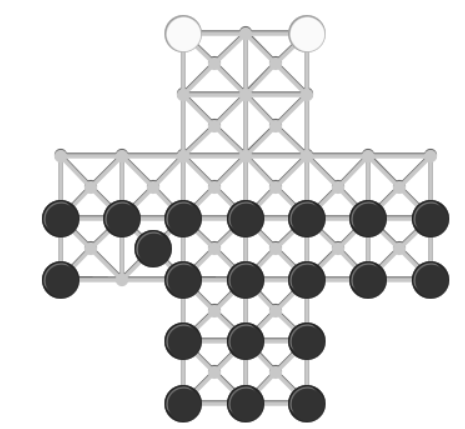
#> input picture Pycharm projekt/Gaasetavl/Images/Gaasetavl.png, 465 x 429 px
$ python LineDetection.py
#> lines starting #> are read from the running program, lines starting #| are printed output that depends on the picture; after the words box and inside, x2 and y2 are one past the last pixel; in counts of white or black regions, pixels touching at a corner belong together
import cv2 as cv
import numpy as np
import math

# Read the original image in color
im = cv.imread("../Gaasetavl/Images/Gaasetavl.png")
#> im is the input picture: shape (429, 465, 3); min 32, max 255, mean 224.1

# Convert to grayscale and threshold
gray = cv.cvtColor(im, cv.COLOR_BGR2GRAY)
ret, bw_img = cv.threshold(gray, 195, 255, cv.THRESH_BINARY)
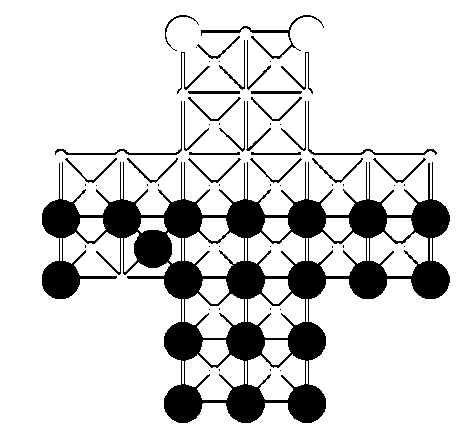
#> bw_img: shape (429, 465); 83.9% white; 61 black regions (35 under 20 px), largest, box (x1, y1, x2, y2) and area: (42, 162, 450, 423) 27954, (201, 15, 324, 59) 495, (308, 101, 437, 155) 329

# Perform edge detection using Canny
edges = cv.Canny(bw_img, 100, 200, apertureSize=5)
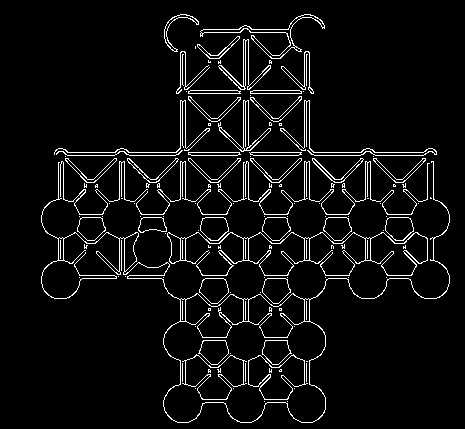
#> edges: shape (429, 465); 5.4% white in thin lines or dots, all inside (x1, y1, x2, y2) = (41, 14, 450, 423)

# Create a copy of the original image to draw lines on
im_with_lines = im.copy()  # Use the color image here

# Apply Probabilistic Hough Line Transform
min_line_length = 10
max_line_gap = 70     # Adjust the maximum gap allowed between line segments to be considered a single line

linesP = cv.HoughLinesP(edges, 1, np.pi / 180, threshold=70, minLineLength=min_line_length, maxLineGap=max_line_gap)
#> linesP = 43 rows, first 6: [67, 155, 423, 155], [54, 152, 436, 152], [173, 17, 446, 290], [171, 19, 444, 292], [243, 422, 243, 26], [185, 422, 185, 14]

if linesP is not None:
    prev_x1 = 0
    prev_y1 = 0
    for line in linesP:
        x1, y1, x2, y2 = line[0]
        # Draw the detected line segments on the copy of the color image
        cv.line(im_with_lines, (x1, y1), (x2, y2), (0, 0, 255), 5)  # Red color for lines
#> this loop made 43 passes
#> (x1, y1, x2, y2) on passes 1 to 12: (67, 155, 423, 155), (54, 152, 436, 152), (173, 17, 446, 290), (171, 19, 444, 292), (243, 422, 243, 26), (185, 422, 185, 14), (245, 422, 245, 25), (309, 422, 309, 14), (248, 422, 248, 26), (42, 275, 449, 275), (304, 422, 304, 14), (182, 422, 182, 14)
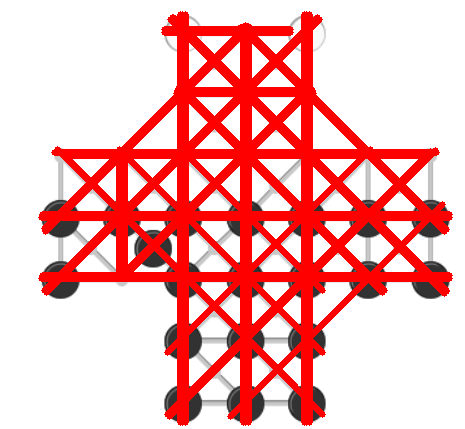
#> im_with_lines: shape (429, 465, 3); mean B, G, R 179.6, 179.6, 245.8

# Save the modified copy with lines drawn
cv.imwrite('detected_lines.png', im_with_lines)

# Display the modified copy with detected lines
cv.imshow("Detected Lines", im_with_lines)
print(linesP)
#> (printed output is left out)
cv.waitKey(0)
cv.destroyAllWindows()

$ run again, with Pycharm projekt/Gaasetavl/Images/image.png copied over Pycharm projekt/Gaasetavl/Images/Gaasetavl.png
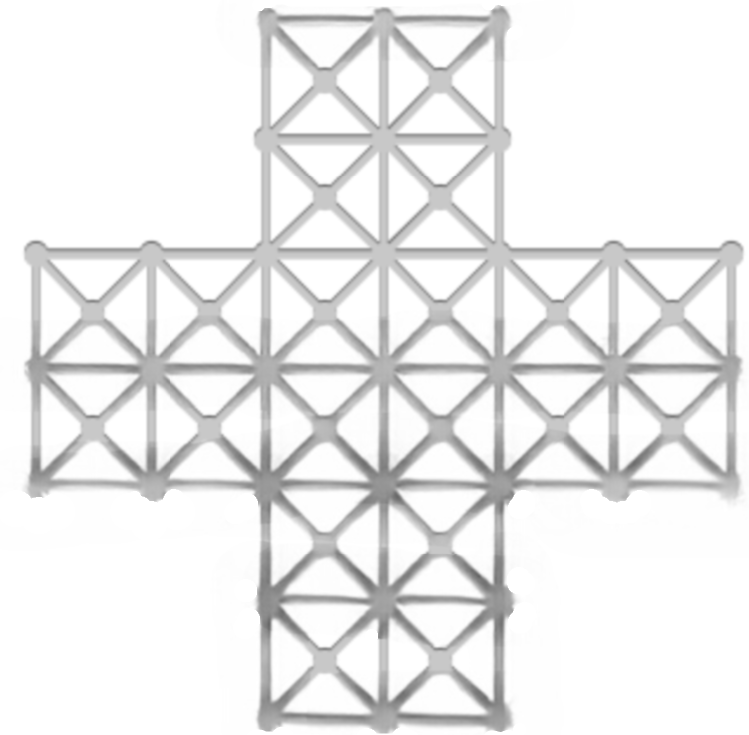
#> input picture Pycharm projekt/Gaasetavl/Images/image.png, 749 x 735 px
#> im is the input picture: shape (735, 749, 3); min 102, max 255, mean 236.1
#> bw_img: shape (735, 749); 84.7% white; 49 black regions (29 under 20 px), largest, box (x1, y1, x2, y2) and area: (26, 267, 741, 733) 65562, (255, 6, 511, 138) 7240, (501, 153, 743, 254) 1595
#> `edges = cv.Canny(bw_img, 100, 200, apertureSize=5)`:
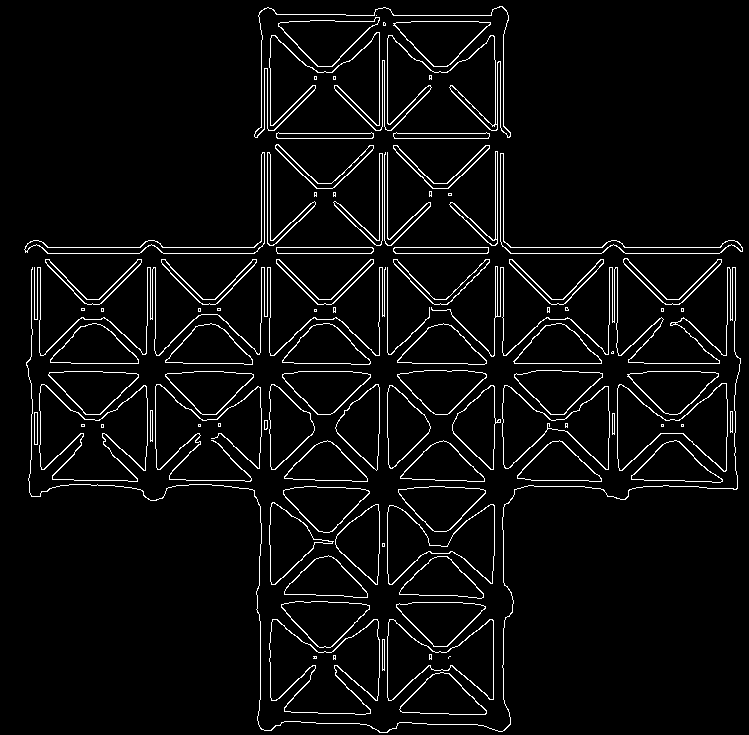
#> edges: shape (735, 749); 4.7% white in thin lines or dots
#> linesP = 155 rows, first 6: [25, 247, 742, 247], [47, 253, 719, 253], [387, 437, 387, 8], [503, 730, 503, 7], [379, 433, 379, 8], [29, 484, 504, 9]
#> the loop `for line in linesP:` made 155 passes
#> after the loop `for line in linesP:`:
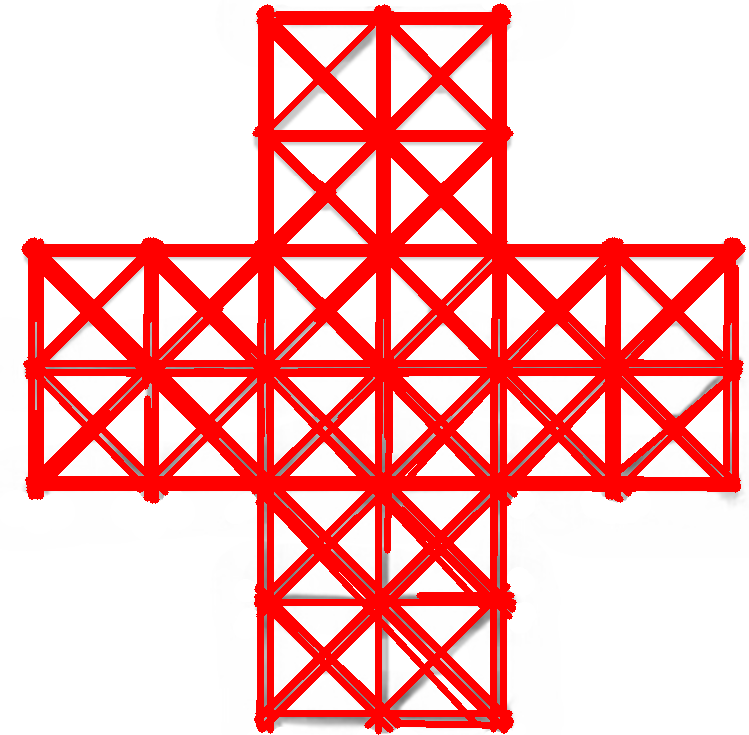
#> im_with_lines: shape (735, 749, 3); mean B, G, R 177.2, 177.2, 252.1
#> (printed output is left out)
